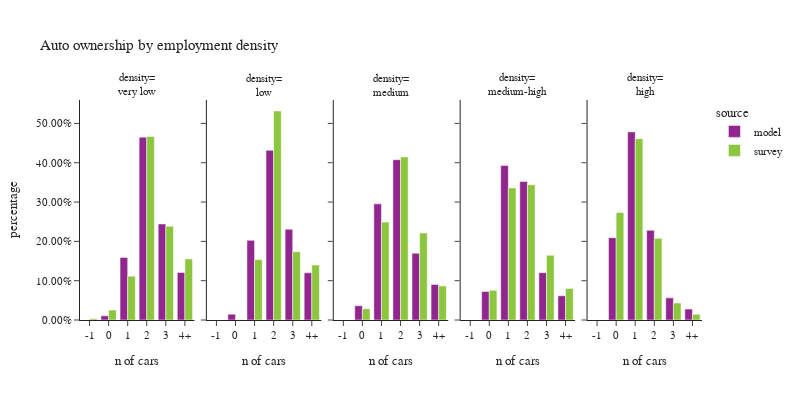

The code cell stored with this chart in its notebook:
### Code cell
plot_auto(hh.dropna(subset=['emp_density_group']),'emp_density_group','employment density','density')

### Figure 1 — Plotly figure (JSON) as saved in the notebook; plotly's stock layout.template omitted (floating-point values rounded to 4 significant figures)
{"data": [{"alignmentgroup": "True", "customdata": [[0], [2603], [38757], [113168], [59451], [29386]], "hovertemplate": "source=model<br>emp_density_group=very low<br>auto_ownership_simple=%{x}<br>percentage=%{y}<br>sample count=%{customdata[0]}<extra></extra>", "legendgroup": "model", "marker": {"color": "#91268F", "pattern": {"shape": ""}}, "name": "model", "offsetgroup": "model", "orientation": "v", "showlegend": true, "textposition": "auto", "type": "bar", "x": ["-1", "0", "1", "2", "3", "4+"], "xaxis": "x", "y": [0.0, 0.0107, 0.1593, 0.465, 0.2443, 0.1207], "yaxis": "y"}, {"alignmentgroup": "True", "customdata": [[0], [2837], [38642], [82304], [43994], [22900]], "hovertemplate": "source=model<br>emp_density_group=low<br>auto_ownership_simple=%{x}<br>percentage=%{y}<br>sample count=%{customdata[0]}<extra></extra>", "legendgroup": "model", "marker": {"color": "#91268F", "pattern": {"shape": ""}}, "name": "model", "offsetgroup": "model", "orientation": "v", "showlegend": false, "textposition": "auto", "type": "bar", "x": ["-1", "0", "1", "2", "3", "4+"], "xaxis": "x2", "y": [0.0, 0.01488, 0.2027, 0.4316, 0.2307, 0.1201], "yaxis": "y2"}, {"alignmentgroup": "True", "customdata": [[0], [15753], [128217], [177017], [73788], [39276]], "hovertemplate": "source=model<br>emp_density_group=medium<br>auto_ownership_simple=%{x}<br>percentage=%{y}<br>sample count=%{customdata[0]}<extra></extra>", "legendgroup": "model", "marker": {"color": "#91268F", "pattern": {"shape": ""}}, "name": "model", "offsetgroup": "model", "orientation": "v", "showlegend": false, "textposition": "auto", "type": "bar", "x": ["-1", "0", "1", "2", "3", "4+"], "xaxis": "x3", "y": [0.0, 0.03629, 0.2954, 0.4078, 0.17, 0.09049], "yaxis": "y3"}, {"alignmentgroup": "True", "customdata": [[0], [31412], [170610], [152945], [52243], [26794]], "hovertemplate": "source=model<br>emp_density_group=medium-high<br>auto_ownership_simple=%{x}<br>percentage=%{y}<br>sample count=%{customdata[0]}<extra></extra>", "legendgroup": "model", "marker": {"color": "#91268F", "pattern": {"shape": ""}}, "name": "model", "offsetgroup": "model", "orientation": "v", "showlegend": false, "textposition": "auto", "type": "bar", "x": ["-1", "0", "1", "2", "3", "4+"], "xaxis": "x4", "y": [0.0, 0.07238, 0.3931, 0.3524, 0.1204, 0.06174], "yaxis": "y4"}, {"alignmentgroup": "True", "customdata": [[0], [90920], [207677], [98969], [24456], [12010]], "hovertemplate": "source=model<br>emp_density_group=high<br>auto_ownership_simple=%{x}<br>percentage=%{y}<br>sample count=%{customdata[0]}<extra></extra>", "legendgroup": "model", "marker": {"color": "#91268F", "pattern": {"shape": ""}}, "name": "model", "offsetgroup": "model", "orientation": "v", "showlegend": false, "textposition": "auto", "type": "bar", "x": ["-1", "0", "1", "2", "3", "4+"], "xaxis": "x5", "y": [0.0, 0.2095, 0.4785, 0.228, 0.05635, 0.02767], "yaxis": "y5"}, {"alignmentgroup": "True", "customdata": [[1], [6], [86], [156], [53], [23]], "hovertemplate": "source=survey<br>emp_density_group=very low<br>auto_ownership_simple=%{x}<br>percentage=%{y}<br>sample count=%{customdata[0]}<extra></extra>", "legendgroup": "survey", "marker": {"color": "#8CC63E", "pattern": {"shape": ""}}, "name": "survey", "offsetgroup": "survey", "orientation": "v", "showlegend": true, "textposition": "auto", "type": "bar", "x": ["-1", "0", "1", "2", "3", "4+"], "xaxis": "x", "y": [0.003104, 0.02516, 0.1113, 0.4668, 0.2382, 0.1554], "yaxis": "y"}, {"alignmentgroup": "True", "customdata": [[0], [3], [71], [136], [46], [25]], "hovertemplate": "source=survey<br>emp_density_group=low<br>auto_ownership_simple=%{x}<br>percentage=%{y}<br>sample count=%{customdata[0]}<extra></extra>", "legendgroup": "survey", "marker": {"color": "#8CC63E", "pattern": {"shape": ""}}, "name": "survey", "offsetgroup": "survey", "orientation": "v", "showlegend": false, "textposition": "auto", "type": "bar", "x": ["-1", "0", "1", "2", "3", "4+"], "xaxis": "x2", "y": [0.0, 0.001492, 0.1536, 0.5316, 0.1737, 0.1396], "yaxis": "y2"}, {"alignmentgroup": "True", "customdata": [[0], [18], [201], [230], [79], [34]], "hovertemplate": "source=survey<br>emp_density_group=medium<br>auto_ownership_simple=%{x}<br>percentage=%{y}<br>sample count=%{customdata[0]}<extra></extra>", "legendgroup": "survey", "marker": {"color": "#8CC63E", "pattern": {"shape": ""}}, "name": "survey", "offsetgroup": "survey", "orientation": "v", "showlegend": false, "textposition": "auto", "type": "bar", "x": ["-1", "0", "1", "2", "3", "4+"], "xaxis": "x3", "y": [0.0, 0.02856, 0.249, 0.4148, 0.221, 0.08656], "yaxis": "y3"}, {"alignmentgroup": "True", "customdata": [[0], [68], [371], [280], [61], [21]], "hovertemplate": "source=survey<br>emp_density_group=medium-high<br>auto_ownership_simple=%{x}<br>percentage=%{y}<br>sample count=%{customdata[0]}<extra></extra>", "legendgroup": "survey", "marker": {"color": "#8CC63E", "pattern": {"shape": ""}}, "name": "survey", "offsetgroup": "survey", "orientation": "v", "showlegend": false, "textposition": "auto", "type": "bar", "x": ["-1", "0", "1", "2", "3", "4+"], "xaxis": "x4", "y": [0.0, 0.07536, 0.336, 0.3441, 0.1647, 0.07994], "yaxis": "y4"}, {"alignmentgroup": "True", "customdata": [[0], [477], [847], [232], [29], [15]], "hovertemplate": "source=survey<br>emp_density_group=high<br>auto_ownership_simple=%{x}<br>percentage=%{y}<br>sample count=%{customdata[0]}<extra></extra>", "legendgroup": "survey", "marker": {"color": "#8CC63E", "pattern": {"shape": ""}}, "name": "survey", "offsetgroup": "survey", "orientation": "v", "showlegend": false, "textposition": "auto", "type": "bar", "x": ["-1", "0", "1", "2", "3", "4+"], "xaxis": "x5", "y": [0.0, 0.2734, 0.4613, 0.2076, 0.04306, 0.0146], "yaxis": "y5"}], "layout": {"annotations": [{"font": {}, "showarrow": false, "text": "density=<br>very low", "x": 0.092, "xanchor": "center", "xref": "paper", "y": 1.0, "yanchor": "bottom", "yref": "paper"}, {"font": {}, "showarrow": false, "text": "density=<br>low", "x": 0.296, "xanchor": "center", "xref": "paper", "y": 1.0, "yanchor": "bottom", "yref": "paper"}, {"font": {}, "showarrow": false, "text": "density=<br>medium", "x": 0.5, "xanchor": "center", "xref": "paper", "y": 1.0, "yanchor": "bottom", "yref": "paper"}, {"font": {}, "showarrow": false, "text": "density=<br>medium-high", "x": 0.704, "xanchor": "center", "xref": "paper", "y": 1.0, "yanchor": "bottom", "yref": "paper"}, {"font": {}, "showarrow": false, "text": "density=<br>high", "x": 0.908, "xanchor": "center", "xref": "paper", "y": 1.0, "yanchor": "bottom", "yref": "paper"}], "barmode": "group", "font": {"size": 11}, "height": 400, "legend": {"title": {"text": "source"}, "tracegroupgap": 0}, "title": {"text": "Auto ownership by employment density"}, "width": 800, "xaxis": {"anchor": "y", "domain": [0.0, 0.184], "title": {"text": "n of cars"}}, "xaxis2": {"anchor": "y2", "domain": [0.204, 0.388], "matches": "x", "title": {"text": "n of cars"}}, "xaxis3": {"anchor": "y3", "domain": [0.408, 0.592], "matches": "x", "title": {"text": "n of cars"}}, "xaxis4": {"anchor": "y4", "domain": [0.612, 0.796], "matches": "x", "title": {"text": "n of cars"}}, "xaxis5": {"anchor": "y5", "domain": [0.816, 1.0], "matches": "x", "title": {"text": "n of cars"}}, "yaxis": {"anchor": "x", "domain": [0.0, 1.0], "tickformat": ".2%", "title": {"text": "percentage"}}, "yaxis2": {"anchor": "x2", "domain": [0.0, 1.0], "matches": "y", "showticklabels": false, "tickformat": ".2%"}, "yaxis3": {"anchor": "x3", "domain": [0.0, 1.0], "matches": "y", "showticklabels": false, "tickformat": ".2%"}, "yaxis4": {"anchor": "x4", "domain": [0.0, 1.0], "matches": "y", "showticklabels": false, "tickformat": ".2%"}, "yaxis5": {"anchor": "x5", "domain": [0.0, 1.0], "matches": "y", "showticklabels": false, "tickformat": ".2%"}}}
